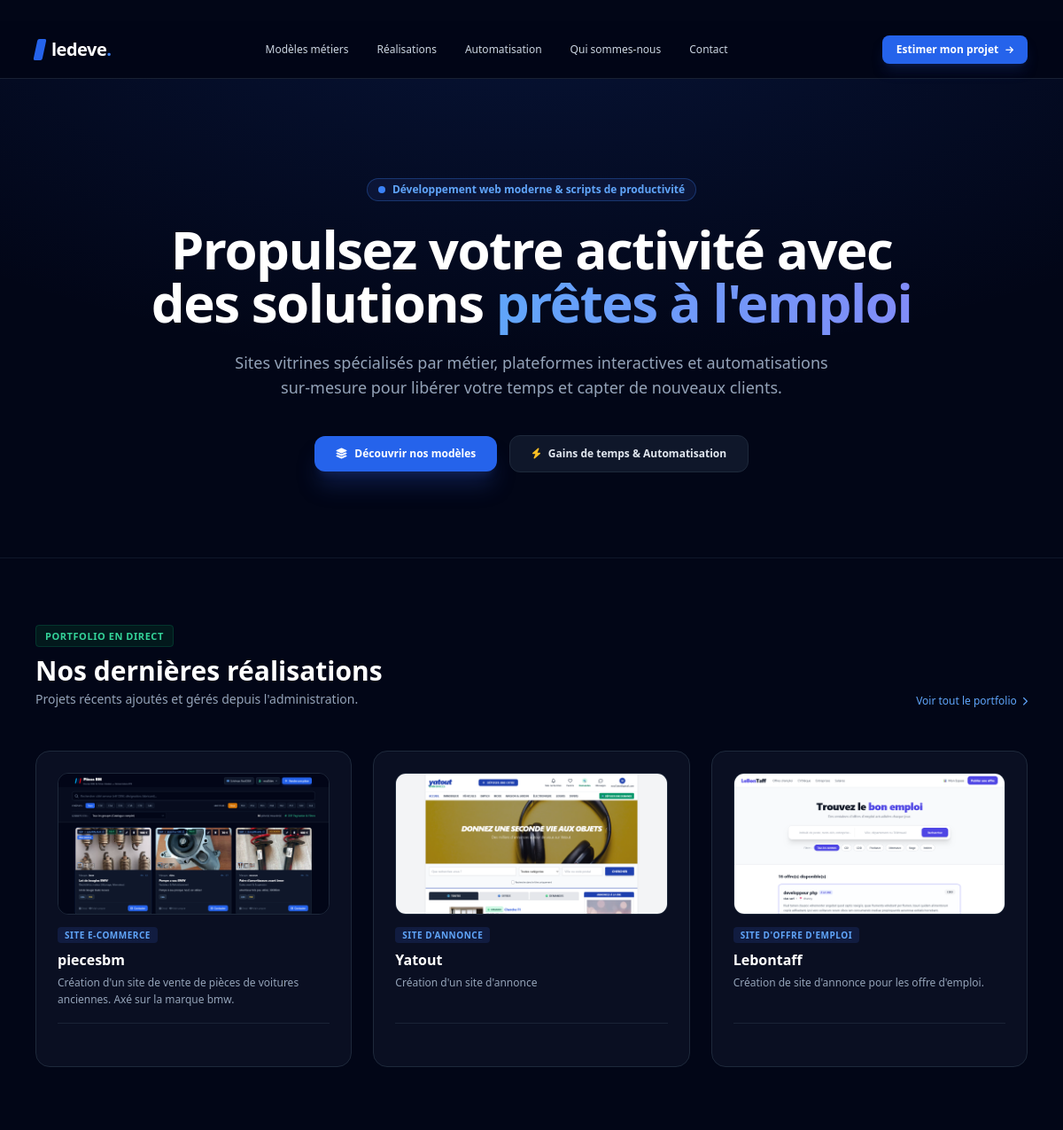
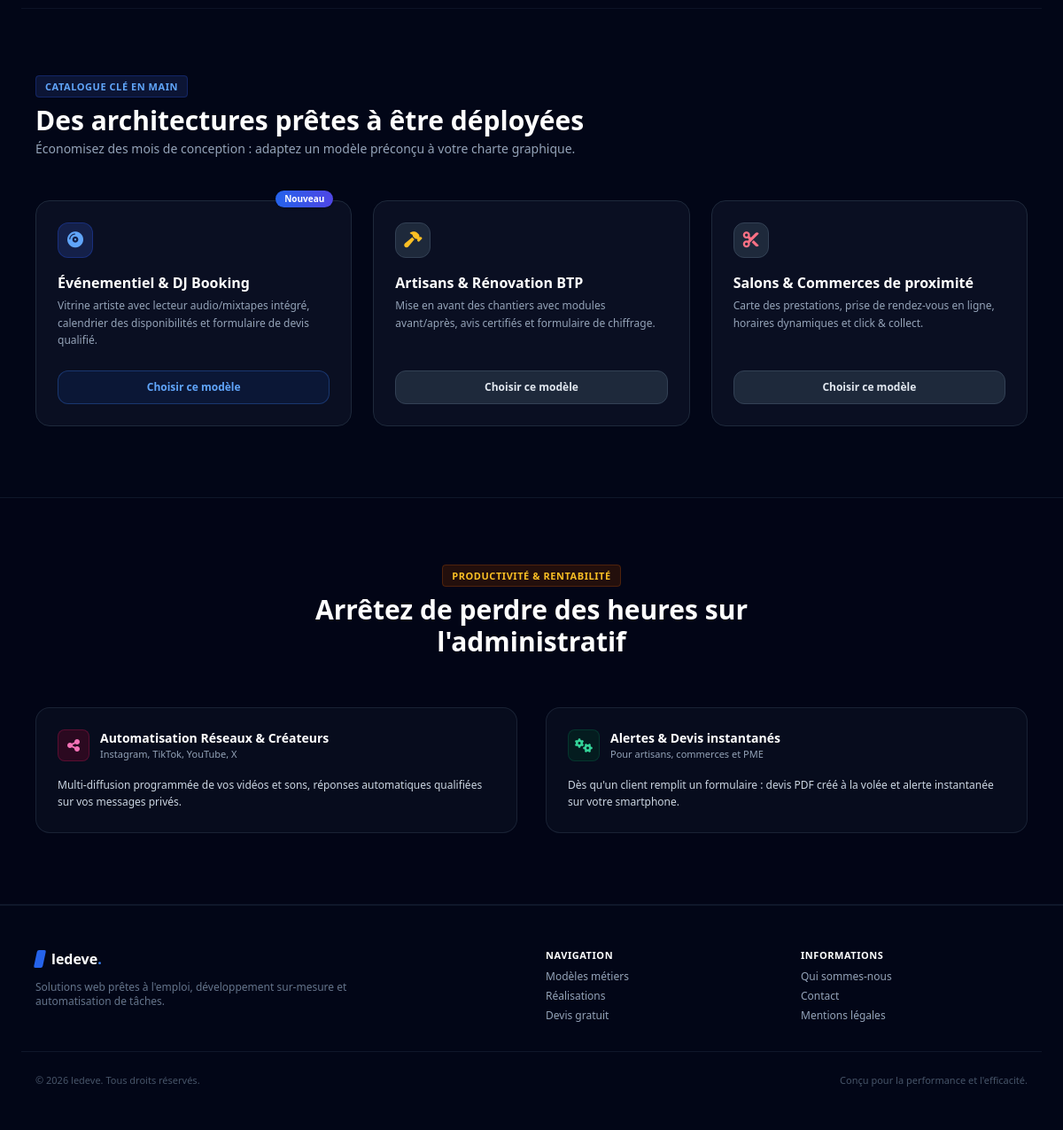
The page / on the database its author committed (2 pictures, top to bottom).
### vitrine/models.py (models this page shows, shortened)
class Realisation(models.Model):
    titre = models.CharField(max_length=200, verbose_name="Titre du projet")
    slug = models.SlugField(unique=True, blank=True)
    categorie = models.CharField(max_length=100, verbose_name="Catégorie (ex: E-commerce, Vitrine, Automatisation)")
    description = models.TextField(verbose_name="Description du projet")
    image = models.ImageField(upload_to='realisations/', verbose_name="Visuel du projet")
    url_site = models.URLField(blank=True, null=True, verbose_name="Lien vers le projet")
    date_creation = models.DateField(auto_now_add=True, verbose_name="Date de réalisation")
    publie = models.BooleanField(default=True, verbose_name="Publié sur le site")

### vitrine/views.py (the view)
# urls.py: path('', views.home, name='home'),
def home(request):
    realisations = Realisation.objects.filter(publie=True).order_by('-date_creation')
    return render(request, 'vitrine/index.html', {'realisations': realisations})

### vitrine/templates/vitrine/index.html (shortened to what this page needs)
﻿<!DOCTYPE html>
<html lang="fr" class="scroll-smooth">
<head>
  <script src="https://cdn.tailwindcss.com"></script>
  <link rel="stylesheet" href="https://cdnjs.cloudflare.com/ajax/libs/font-awesome/6.5.1/css/all.min.css">
</head>
<body class="bg-slate-950 text-slate-100 antialiased font-sans flex flex-col min-h-screen selection:bg-blue-600 selection:text-white">
  <header class="border-b border-slate-800/80 bg-slate-950/80 backdrop-blur-md sticky top-0 z-50">
    <div class="max-w-6xl mx-auto px-4 py-4 flex items-center justify-between">
      <a href="{% url 'home' %}" class="flex items-center gap-2 group focus:outline-none">
        <span class="w-2.5 h-6 bg-blue-600 rounded-sm transform -skew-x-12"></span>
        <span class="text-xl font-black tracking-tight text-white group-hover:text-blue-400 transition">ledeve<span class="text-blue-500">.</span></span>
      </a>
      <nav class="hidden md:flex items-center gap-8 text-xs font-medium text-slate-300">
        <a href="#modeles" class="hover:text-blue-400 transition">Modèles métiers</a>
        <a href="#realisations" class="hover:text-blue-400 transition">Réalisations</a>
        <a href="#automatisation" class="hover:text-blue-400 transition">Automatisation</a>
        <a href="{% url 'a_propos' %}" class="hover:text-blue-400 transition">Qui sommes-nous</a>
        <a href="{% url 'contact' %}" class="hover:text-blue-400 transition">Contact</a>
      </nav>
      <div class="flex items-center gap-3">
        <a href="{% url 'devis' %}" class="text-xs bg-blue-600 hover:bg-blue-500 text-white font-semibold px-4 py-2 rounded-lg transition shadow-lg shadow-blue-900/30 flex items-center gap-2">
          <span>Estimer mon projet</span>
          <i class="fa-solid fa-arrow-right text-[10px]"></i>
        </a>
      </div>
    </div>
  </header>
  <section class="relative overflow-hidden pt-20 pb-16 md:pt-28 md:pb-24 border-b border-slate-900 bg-[radial-gradient(ellipse_80%_80%_at_50%_-20%,rgba(37,99,235,0.15),rgba(255,255,255,0))]">
    <div class="max-w-4xl mx-auto px-4 text-center space-y-6">
      <div class="inline-flex items-center gap-2 px-3 py-1 rounded-full border border-blue-500/30 bg-blue-950/40 text-blue-400 text-xs font-semibold">
        <span class="w-2 h-2 rounded-full bg-blue-500 animate-pulse"></span>
        <span>Développement web moderne & scripts de productivité</span>
      </div>
      <h1 class="text-3xl md:text-6xl font-black tracking-tight text-white leading-tight">
        Propulsez votre activité avec des solutions <span class="text-transparent bg-clip-text bg-gradient-to-r from-blue-400 to-indigo-400">prêtes à l'emploi</span>
      </h1>
      <p class="text-sm md:text-lg text-slate-400 max-w-2xl mx-auto leading-relaxed">
        Sites vitrines spécialisés par métier, plateformes interactives et automatisations sur-mesure pour libérer votre temps et capter de nouveaux clients.
      </p>
      <div class="flex flex-col sm:flex-row items-center justify-center gap-3.5 pt-4">
        <a href="#modeles" class="w-full sm:w-auto px-6 py-3 rounded-xl bg-blue-600 hover:bg-blue-500 text-white font-semibold text-xs transition shadow-xl shadow-blue-900/40 flex items-center justify-center gap-2">
          <i class="fa-solid fa-layer-group"></i>
          <span>Découvrir nos modèles</span>
        </a>
        <a href="#automatisation" class="w-full sm:w-auto px-6 py-3 rounded-xl bg-slate-900 hover:bg-slate-800 text-slate-200 border border-slate-800 font-semibold text-xs transition flex items-center justify-center gap-2">
          <i class="fa-solid fa-bolt text-amber-400"></i>
          <span>Gains de temps & Automatisation</span>
        </a>
      </div>
    </div>
  </section>
  <section id="realisations" class="max-w-6xl mx-auto px-4 py-20">
    <div class="flex flex-col md:flex-row md:items-end justify-between mb-12 gap-4">
      <div>
        <span class="text-[11px] font-bold uppercase tracking-wider text-emerald-400 bg-emerald-950/50 border border-emerald-800/40 px-2.5 py-1 rounded">Portfolio en direct</span>
        <h2 class="text-2xl md:text-3xl font-bold text-white mt-3">Nos dernières réalisations</h2>
        <p class="text-xs md:text-sm text-slate-400 mt-1">Projets récents ajoutés et gérés depuis l'administration.</p>
      </div>
      <a href="{% url 'portfolio' %}" class="text-xs text-blue-400 hover:underline font-medium flex items-center gap-1.5">
        <span>Voir tout le portfolio</span>
        <i class="fa-solid fa-chevron-right text-[10px]"></i>
      </a>
    </div>
    <div class="grid grid-cols-1 md:grid-cols-3 gap-6">
      {% for realisation in realisations %}
      <div class="bg-slate-900/60 border border-slate-800 rounded-2xl p-6 flex flex-col justify-between hover:border-blue-500/50 transition duration-300 group">
        <div class="space-y-4">
          {% if realisation.image %}
          <div class="overflow-hidden rounded-xl h-40 border border-slate-800">
            <img src="{{ realisation.image.url }}" alt="{{ realisation.titre }}" class="w-full h-full object-cover object-top group-hover:scale-105 transition duration-500">
          </div>
          {% endif %}
          <div>
            <span class="text-[10px] font-bold uppercase tracking-wider text-blue-400 bg-blue-950/60 px-2 py-0.5 rounded">{{ realisation.categorie }}</span>
            <h3 class="text-base font-bold text-white group-hover:text-blue-400 transition mt-2">{{ realisation.titre }}</h3>
            <p class="text-xs text-slate-400 mt-1 leading-relaxed">
              {{ realisation.description }}
            </p>
          </div>
        </div>
        <div class="pt-6 border-t border-slate-800/80 mt-4 flex items-center justify-between text-xs">
        </div>
      </div>
      {% empty %}
      <p class="text-slate-400 text-xs col-span-3 text-center py-8">Aucune réalisation publiée pour le moment.</p>
      {% endfor %}
    </div>
  </section>
  <section id="modeles" class="max-w-6xl mx-auto px-4 py-20 border-t border-slate-900/80">
    <div class="flex flex-col md:flex-row md:items-end justify-between mb-12 gap-4">
      <div>
        <span class="text-[11px] font-bold uppercase tracking-wider text-blue-400 bg-blue-950/50 border border-blue-800/40 px-2.5 py-1 rounded">Catalogue Clé en main</span>
        <h2 class="text-2xl md:text-3xl font-bold text-white mt-3">Des architectures prêtes à être déployées</h2>
        <p class="text-xs md:text-sm text-slate-400 mt-1">Économisez des mois de conception : adaptez un modèle préconçu à votre charte graphique.</p>
      </div>
    </div>
    <div class="grid grid-cols-1 md:grid-cols-3 gap-6">
      <div class="bg-slate-900/60 border border-slate-800 rounded-2xl p-6 flex flex-col justify-between hover:border-blue-500/50 transition duration-300 relative group">
        <div class="absolute -top-3 right-5 bg-gradient-to-r from-blue-600 to-indigo-600 text-white text-[10px] font-bold px-2.5 py-0.5 rounded-full shadow">
          Nouveau
        </div>
        <div class="space-y-4">
          <div class="w-10 h-10 rounded-xl bg-blue-950/80 border border-blue-800/50 flex items-center justify-center text-blue-400">
            <i class="fa-solid fa-compact-disc text-lg"></i>
          </div>
          <div>
            <h3 class="text-base font-bold text-white group-hover:text-blue-400 transition">Événementiel & DJ Booking</h3>
            <p class="text-xs text-slate-400 mt-1 leading-relaxed">
              Vitrine artiste avec lecteur audio/mixtapes intégré, calendrier des disponibilités et formulaire de devis qualifié.
            </p>
          </div>
        </div>
        <div class="pt-6">
          <a href="{% url 'devis' %}?type=dj" class="block w-full text-center py-2.5 px-4 rounded-xl bg-blue-600/10 hover:bg-blue-600 text-blue-400 hover:text-white font-semibold text-xs border border-blue-500/30 transition">
            Choisir ce modèle
          </a>
        </div>
      </div>
      <div class="bg-slate-900/60 border border-slate-800 rounded-2xl p-6 flex flex-col justify-between hover:border-slate-700 transition duration-300 group">
        <div class="space-y-4">
          <div class="w-10 h-10 rounded-xl bg-slate-800 border border-slate-700 flex items-center justify-center text-amber-400">
            <i class="fa-solid fa-hammer text-lg"></i>
          </div>
          <div>
            <h3 class="text-base font-bold text-white group-hover:text-amber-400 transition">Artisans & Rénovation BTP</h3>
            <p class="text-xs text-slate-400 mt-1 leading-relaxed">
              Mise en avant des chantiers avec modules avant/après, avis certifiés et formulaire de chiffrage.
            </p>
          </div>
        </div>
        <div class="pt-6">
          <a href="{% url 'devis' %}?type=artisan" class="block w-full text-center py-2.5 px-4 rounded-xl bg-slate-800 hover:bg-slate-700 text-slate-200 font-semibold text-xs border border-slate-700 transition">
            Choisir ce modèle
          </a>
        </div>
      </div>
      <div class="bg-slate-900/60 border border-slate-800 rounded-2xl p-6 flex flex-col justify-between hover:border-slate-700 transition duration-300 group">
        <div class="space-y-4">
          <div class="w-10 h-10 rounded-xl bg-slate-800 border border-slate-700 flex items-center justify-center text-rose-400">
            <i class="fa-solid fa-scissors text-lg"></i>
          </div>
          <div>
            <h3 class="text-base font-bold text-white group-hover:text-rose-400 transition">Salons & Commerces de proximité</h3>
            <p class="text-xs text-slate-400 mt-1 leading-relaxed">
              Carte des prestations, prise de rendez-vous en ligne, horaires dynamiques et click & collect.
            </p>
          </div>
        </div>
        <div class="pt-6">
          <a href="{% url 'devis' %}?type=commerce" class="block w-full text-center py-2.5 px-4 rounded-xl bg-slate-800 hover:bg-slate-700 text-slate-200 font-semibold text-xs border border-slate-700 transition">
            Choisir ce modèle
          </a>
        </div>
      </div>
    </div>
  </section>
  <section id="automatisation" class="border-y border-slate-900 bg-slate-950/60 py-20">
    <div class="max-w-6xl mx-auto px-4">
      <div class="text-center max-w-2xl mx-auto mb-14 space-y-3">
        <span class="text-[11px] font-bold uppercase tracking-wider text-amber-400 bg-amber-950/50 border border-amber-800/40 px-2.5 py-1 rounded">Productivité & Rentabilité</span>
        <h2 class="text-2xl md:text-3xl font-bold text-white">Arrêtez de perdre des heures sur l'administratif</h2>
      </div>
      <div class="grid grid-cols-1 md:grid-cols-2 gap-8">
        <div class="bg-slate-900/40 border border-slate-800/80 rounded-2xl p-6 space-y-4">
          <div class="flex items-center gap-3">
            <div class="w-9 h-9 rounded-lg bg-pink-950/50 border border-pink-800/40 flex items-center justify-center text-pink-400">
              <i class="fa-solid fa-share-nodes"></i>
            </div>
            <div>
              <h3 class="text-sm font-bold text-white">Automatisation Réseaux & Créateurs</h3>
              <p class="text-[11px] text-slate-400">Instagram, TikTok, YouTube, X</p>
            </div>
          </div>
          <p class="text-xs text-slate-300 leading-relaxed">
            Multi-diffusion programmée de vos vidéos et sons, réponses automatiques qualifiées sur vos messages privés.
          </p>
        </div>
        <div class="bg-slate-900/40 border border-slate-800/80 rounded-2xl p-6 space-y-4">
          <div class="flex items-center gap-3">
            <div class="w-9 h-9 rounded-lg bg-emerald-950/50 border border-emerald-800/40 flex items-center justify-center text-emerald-400">
              <i class="fa-solid fa-gears"></i>
            </div>
            <div>
              <h3 class="text-sm font-bold text-white">Alertes & Devis instantanés</h3>
              <p class="text-[11px] text-slate-400">Pour artisans, commerces et PME</p>
            </div>
          </div>
          <p class="text-xs text-slate-300 leading-relaxed">
            Dès qu'un client remplit un formulaire : devis PDF créé à la volée et alerte instantanée sur votre smartphone.
          </p>
        </div>
      </div>
    </div>
  </section>
  <footer class="border-t border-slate-900 bg-slate-950 py-12 mt-auto text-xs text-slate-400">
    <div class="max-w-6xl mx-auto px-4 grid grid-cols-1 md:grid-cols-4 gap-8 mb-8">
      <div class="space-y-3 md:col-span-2">
        <div class="flex items-center gap-2">
          <span class="w-2.5 h-5 bg-blue-600 rounded-sm transform -skew-x-12"></span>
          <span class="text-base font-black text-white">ledeve<span class="text-blue-500">.</span></span>
        </div>
        <p class="text-slate-500 max-w-sm">
          Solutions web prêtes à l'emploi, développement sur-mesure et automatisation de tâches.
        </p>
      </div>
      <div class="space-y-2">
        <h3 class="font-bold text-white uppercase text-[11px] tracking-wider">Navigation</h3>
        <ul class="space-y-1.5 text-slate-400">
          <li><a href="#modeles" class="hover:text-white transition">Modèles métiers</a></li>
          <li><a href="#realisations" class="hover:text-white transition">Réalisations</a></li>
          <li><a href="{% url 'devis' %}" class="hover:text-white transition">Devis gratuit</a></li>
        </ul>
      </div>
      <div class="space-y-2">
        <h3 class="font-bold text-white uppercase text-[11px] tracking-wider">Informations</h3>
        <ul class="space-y-1.5 text-slate-400">
          <li><a href="{% url 'a_propos' %}" class="hover:text-white transition">Qui sommes-nous</a></li>
          <li><a href="{% url 'contact' %}" class="hover:text-white transition">Contact</a></li>
          <li><a href="{% url 'mentions_legales' %}" class="hover:text-white transition">Mentions légales</a></li>
        </ul>
      </div>
    </div>
    <div class="max-w-6xl mx-auto px-4 pt-6 border-t border-slate-900 flex flex-col sm:flex-row items-center justify-between gap-4 text-slate-600 text-[11px]">
      <p>© 2026 ledeve. Tous droits réservés.</p>
      <p>Conçu pour la performance et l'efficacité.</p>
    </div>
  </footer>
</body>
</html>

### rows shown on the page
Realisation: image (picture), categorie "SITE E-COMMERCE", titre "piecesbm", description "Création d'un site de vente de pièces de voitures anciennes. Axé sur la marque bmw."
Realisation: image (picture), categorie "SITE D'ANNONCE", titre "Yatout", description "Création d'un site d'annonce"
Realisation: image (picture), categorie "SITE D'OFFRE D'EMPLOI", titre "Lebontaff", description "Création de site d'annonce pour les offre d'emploi."
